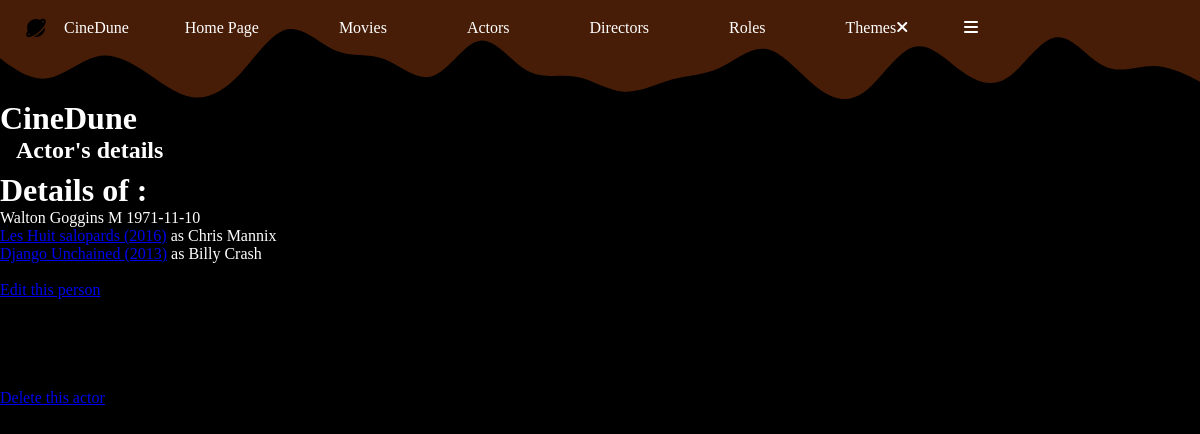
The app's page /index.php?action=actorsDetails&id=12 with its own data.
### tables this page shows
CREATE TABLE IF NOT EXISTS `actor` (
  `idActor` int NOT NULL AUTO_INCREMENT,
  `idPerson` int NOT NULL,
  PRIMARY KEY (`idActor`),
  KEY `idPerson` (`idPerson`),
  CONSTRAINT `FK1_actor_person` FOREIGN KEY (`idPerson`) REFERENCES `person` (`idPerson`)
);

CREATE TABLE IF NOT EXISTS `person` (
  `idPerson` int NOT NULL AUTO_INCREMENT,
  `firstname` char(255) NOT NULL,
  `surname` char(255) NOT NULL,
  `sex` char(10) NOT NULL,
  `birthdate` date NOT NULL,
  `picture` varchar(255) NOT NULL,
  PRIMARY KEY (`idPerson`)
);

CREATE TABLE IF NOT EXISTS `movie` (
  `idMovie` int NOT NULL AUTO_INCREMENT,
  `title` varchar(255) NOT NULL,
  `releaseYear` year NOT NULL,
  `duration` int NOT NULL DEFAULT '0',
  `note` float NOT NULL DEFAULT (0),
  `synopsis` text,
  `poster` varchar(255) NOT NULL,
  `idDirector` int NOT NULL,
  PRIMARY KEY (`idMovie`),
  KEY `idDirector` (`idDirector`),
  CONSTRAINT `FK1_movie_director` FOREIGN KEY (`idDirector`) REFERENCES `director` (`idDirector`)
);

CREATE TABLE IF NOT EXISTS `role` (
  `idRole` int NOT NULL AUTO_INCREMENT,
  `roleName` varchar(255) NOT NULL,
  PRIMARY KEY (`idRole`)
);

### controller/ActorController.php (called while the page is built, shortened)
<?php
class ActorController
{
    public function actorsDetails($id)
    {
        $pdo = Connect::toLogIn();
        $requestActorsDetails = $pdo->prepare("
        SELECT person.idPerson, actor.idActor, person.firstname, person.surname, person.sex, person.birthdate
        FROM actor
        INNER JOIN person ON actor.idPerson = person.idPerson
        WHERE actor.idActor = :id
        ");
        $requestActorsDetails->execute(["id" => $id]);
        $requestActorsFilmography = $pdo->prepare("
        SELECT actor.idActor, movie.idMovie, movie.title, movie.releaseYear, person.firstname, person.surname, role.roleName
        FROM play
        INNER JOIN movie ON play.idMovie = movie.idMovie
        INNER JOIN role ON play.idRole = role.idRole
        INNER JOIN actor ON play.idActor = actor.idActor
        INNER JOIN person ON actor.idPerson = person.idPerson
        WHERE actor.idActor = :id
        ORDER BY releaseYear DESC
        ");
        $requestActorsFilmography->execute(["id" => $id]);
        require "view/actors/actorsDetails.php";
    }
}

### view/actors/actorsDetails.php (the view, shortened to what this page needs)
<?php ob_start();
$actorDetails = $requestActorsDetails->fetch();
$actorsFilmography = $requestActorsFilmography->fetchAll();
?>
<h1>Details of : </h1>
<?php
echo $actorDetails["firstname"] . " " . $actorDetails["surname"] . " " . $actorDetails["sex"] . " " . $actorDetails["birthdate"] . "<br>";
foreach ($actorsFilmography as $actorFilmography) {
?>
    <a href="index.php?action=moviesDetails&id=<?= $actorFilmography["idMovie"] ?>"><?= $actorFilmography["title"] . " (" . $actorFilmography["releaseYear"] . ")" ?></a> as <?= $actorFilmography["roleName"] . "<br>" ?>
<?php
}
?>
<br>
<a href="index.php?action=editPerson&id=<?= $actorDetails['idPerson'] ?>">Edit this person</a>
<br>
<br>
<br>
<br>
<br>
<br>
<a href="index.php?action=delPerson&id=<?= $actorDetails['idActor'] ?>">Delete this actor</a>
<?php
require "view/template.php";

### public/css/style.css (style rules this page uses)
:root { --header-height: 3.5rem; --background-color: #000000; --brown-color: #471D07; --orange-color: #A2520D; --yellow-color: #D9A849; --text-color: #FFFFFF; --gradient-top: linear-gradient(90deg, #D9A849 0%, #A2520D 100%); --gradient-left: linear-gradient(90deg, rgba(162, 82, 13, 0.5) 0%, rgba(0, 0, 0, 0.5) 100%); --gradient-right: linear-gradient(90deg, rgba(0, 0, 0, 0.5) 0%, rgba(162, 82, 13, 0.5) 100%); --gradient-bottom: linear-gradient(359.4deg, rgba(162, 82, 13, 0.5) 0.52%, rgba(0, 0, 0, 0.5) 99.48%); --button-gradient: linear-gradient(90deg, #D9A849 1.11%, #A2520D 98.89%); --hypertext-underline-gradient: linear-gradient(0deg, #D9A849 0%, #A2520D 100%); --background-gradient: radial-gradient(131.8% 131.8% at 50% -31.8%, #D9A849 23%, #471D07 72.5%, #000000 100%); --swiper-pagination-color: var(--yellow-color); --title-font: "Dune Rise"; --h2-font: "Dune Rise"; --nav-text-font: "Champagne & Limousines"; --z-tooltip: 10; --z-fixed: 100; }
* { box-sizing: border-box; padding: 0; margin: 0; }
html { scroll-behavior: smooth; color: var(--text-color); }
body { background-color: var(--background-color); }

### records on screen
actor: idPerson.firstname "Walton", idPerson.surname "Goggins", idPerson.sex "M", idPerson.birthdate "1971-11-10", movie.title "Les Huit salopards", movie.releaseYear "2016", role.roleName "Chris Mannix", movie.title "Django Unchained", movie.releaseYear "2013", role.roleName "Billy Crash"

### other values on screen
$secondary_title "Actor's details"
